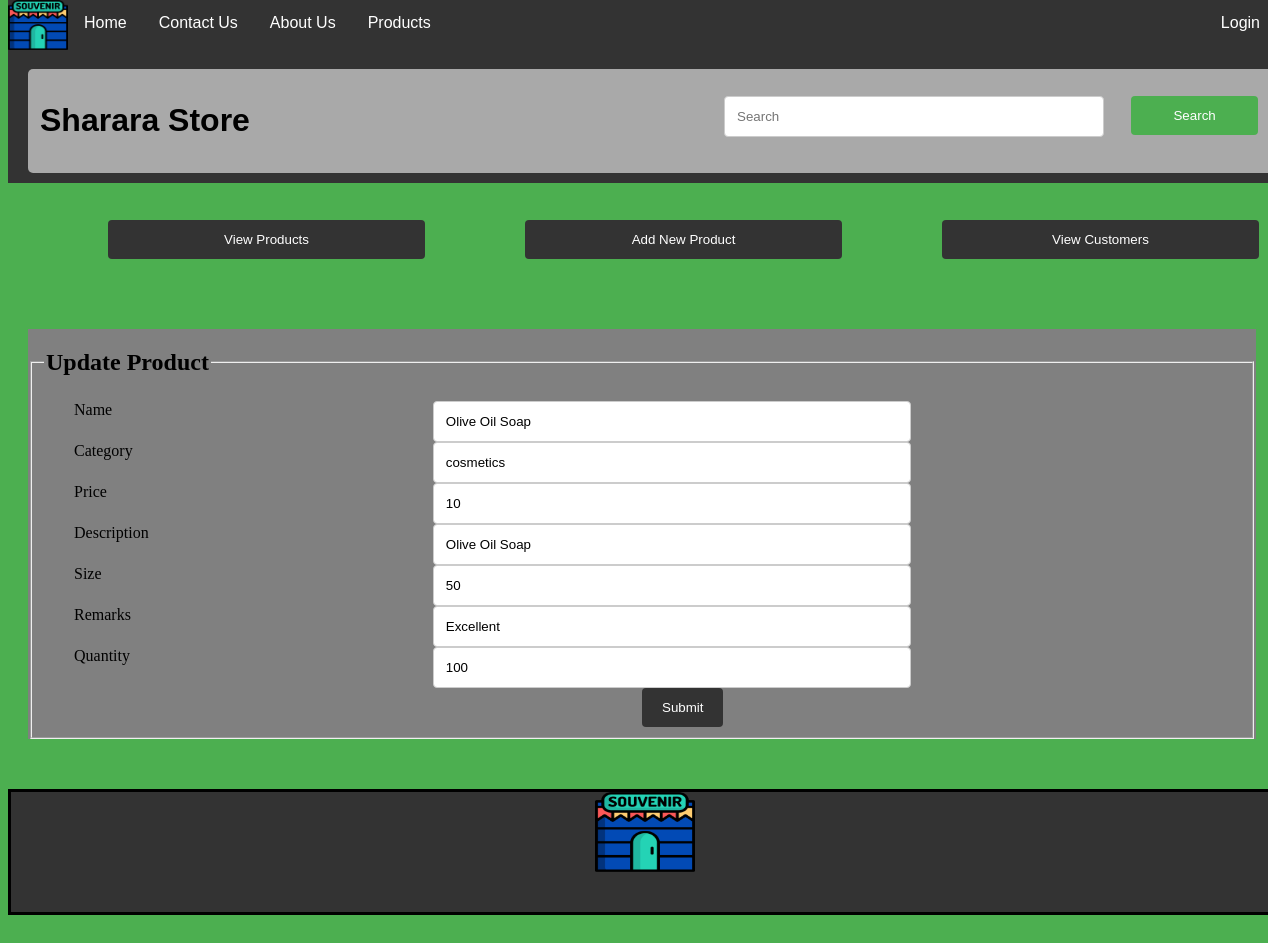
The app's page /Admin/updateProduct.php?pid=4 with its own data.
### tables this page shows
CREATE TABLE IF NOT EXISTS `products` (
  `name` varchar(20) DEFAULT NULL,
  `description` varchar(150) DEFAULT NULL,
  `category` varchar(20) DEFAULT NULL,
  `size` double DEFAULT NULL,
  `price` double DEFAULT NULL,
  `remarks` varchar(100) DEFAULT NULL,
  `pid` int(10) NOT NULL,
  `quantity` int(11) NOT NULL
);

### Admin/updateProduct.php (the view, shortened to what this page needs)
<!doctype html><?php include '../Shared/dbConf.php';
?>
<?php
include("../HeaderAndFooter/header.php");
include("../HeaderAndFooter/adminHeader.php");
?>
<html>
<head>
    <link rel="stylesheet" href="../style.css">
</head>
<body style="margin-top: 150px">
<?php
if ($_SERVER['REQUEST_METHOD'] === 'GET') {
    $pdo = new PDO("mysql:host=$dbhost;dbname=$dbname", $dbuser, $dbpass);
    $sqlStatement = "SELECT * FROM products WHERE pid =" . $_GET['pid'];
    $result = $pdo->query($sqlStatement);
    $row = $result->fetch();
} ?>
<div>
    <form style="background-color: grey; margin: 20px" class="myForm" method="post" action="update.php">
        <fieldset>
            <legend><h2>Update Product</h2></legend>
            <div class="row">
                <div class="col-30">
                    <label for="name">Name</label>
                </div>
                <div class="col-40">
                    <input type="text" name="name" value="<?php echo $row['name']?>">
                </div>
            </div>
            <div class="row">
                <div class="col-30">
                    <label for="email">Category</label>
                </div>
                <div class="col-40">
                    <input type="text" name="category" value="<?php echo $row['category']?>">
                </div>
            </div>
            <div class="row">
                <div class="col-30">
                    <label for="password">Price</label>
                </div>
                <div class="col-40">
                    <input type="text" name="price" value="<?php echo $row['price']?>">
                </div>
            </div>
            <div class="row">
                <div class="col-30">
                    <label for="dateOfBirth">Description</label>
                </div>
                <div class="col-40">
                    <input type="text" name="description" value="<?php echo $row['description']?>">
                </div>
            </div>
            <div class="row">
                <div class="col-30">
                    <label for="address">Size</label>
                </div>
                <div class="col-40">
                    <input type="text" name="size" value="<?php echo $row['size']?>">
                </div>
            </div>
            <div class="row">
                <div class="col-30">
                    <label for="phone">Remarks</label>
                </div>
                <div class="col-40">
                    <input type="text" name="remarks" value="<?php echo $row['remarks']?>">
                </div>
            </div>
            <div class="row">
                <div class="col-30">
                    <label for="phone">Quantity</label>
                </div>
                <div class="col-40">
                    <input type="number" name="quantity" value="<?php echo $row['quantity']?>">
                </div>
            </div>
            <div class="row">
                <input type="submit" name="submit" style="background-color: #333333; float: left; margin-left: 50%">
            </div>
        </fieldset>
    </form>
</div>
</body>
</html>

### style.css (style rules this page uses)
.myForm input[type=text], select, textarea, input[type=password],input[type=number],input[type=date],input[type=email] { width: 100%; padding: 12px; border: 1px solid #ccc; border-radius: 4px; box-sizing: border-box; resize: vertical; }
.myForm input[type=submit] { background-color: #4CAF50; color: white; padding: 12px 20px; border: none; border-radius: 4px; cursor: pointer; float: right; }
.col-40 { float: left; width: 40%; }
.col-30 { float: left; width: 30%; }
.row:after { content: ""; display: table; clear: both; }
#footer { background-color: #333333; text-align: center; font-size: 1.5em; font-weight: bold; width: 100%; border-color: black; border-style: solid; height: 15%; padding-bottom: 0px; margin-top: 50px; }
html, body { width: 100%; height: 100%; background-color: #4CAF50; margin-top: 70px; }

### Admin/updateProduct.php (style rules this page uses)
.col-30 { margin-left: 30px; }

### records on screen
products: name "Olive Oil Soap", category "cosmetics", price "10", description "Olive Oil Soap", size "50", remarks "Excellent", quantity "100"
